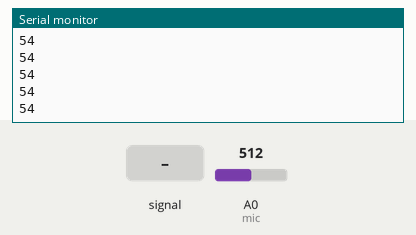
Simulated run of this sketch. Board: Arduino Uno, built with avr-gcc and run on an emulated ATmega328P. Shown: the last lines printed to the serial monitor. The test bench sets the inputs (shaded band); at power-on: A0 (mic) = 512.

Above: at 1.2 s.
1.3 s: A0 (mic) fed a 200 Hz sine of ±81 counts around its level
At 2.3 s:
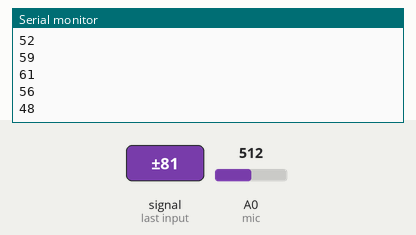
2.8 s: A0 (mic) set to 716
At 3.5 s:
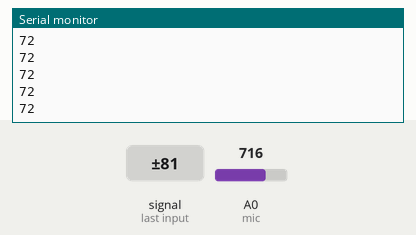
4.3 s: A0 (mic) fed a 1000 Hz sine of ±255 counts around its level
At 5.4 s:
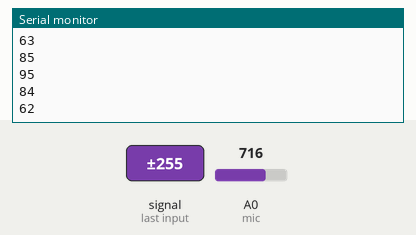
5.8 s: A0 (mic) set to 1023
At 6.9 s:
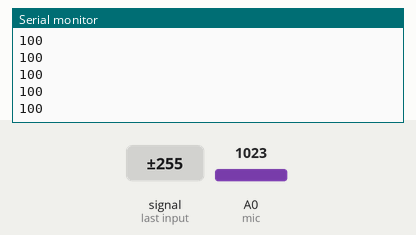
Timing chart, 0 to 8.3 s (numbered marks = the images above; inputs shaded):
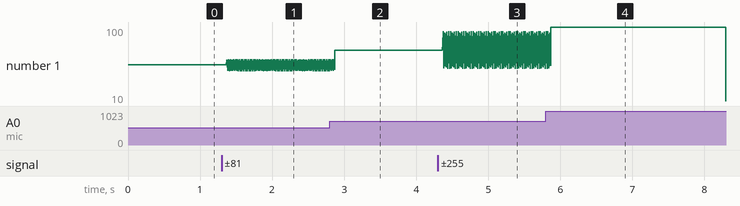

Measured:
- after the input at 1.3 s, the serial monitor: prints a new line after 0.07 s (image 1)
- after the input at 2.8 s, the serial monitor: prints a new line after 0.07 s (image 2)
- after the input at 4.3 s, the serial monitor: prints a new line after 0.07 s (image 3)
- after the input at 5.8 s, the serial monitor: prints a new line after 0.07 s (image 4)
- plotted number 1: 54 → 46 after the input at 1.3 s, 46 → 72 after the input at 2.8 s, 72 → 85 after the input at 4.3 s, 85 → 10 after the input at 5.8 s

The sketch:

micTest.ino
```cpp
/***************************
  Simple Example Sketch for the SparkFun MEMS Microphone Breakout Board

**************************/

// Connect the MEMS AUD output to the Arduino A0 pin
int mic = A0;

// Variable to hold analog values from mic
int micOut;
int db;

void setup() {
  Serial.begin(9600);

}

void loop() {
  // read the input on analog pin 0:
  micOut = analogRead(mic);

  db = (micOut + 83.2073) / 11.003;
  // print out the value you read:
  Serial.println(db);

  //delay(10);

}
```
